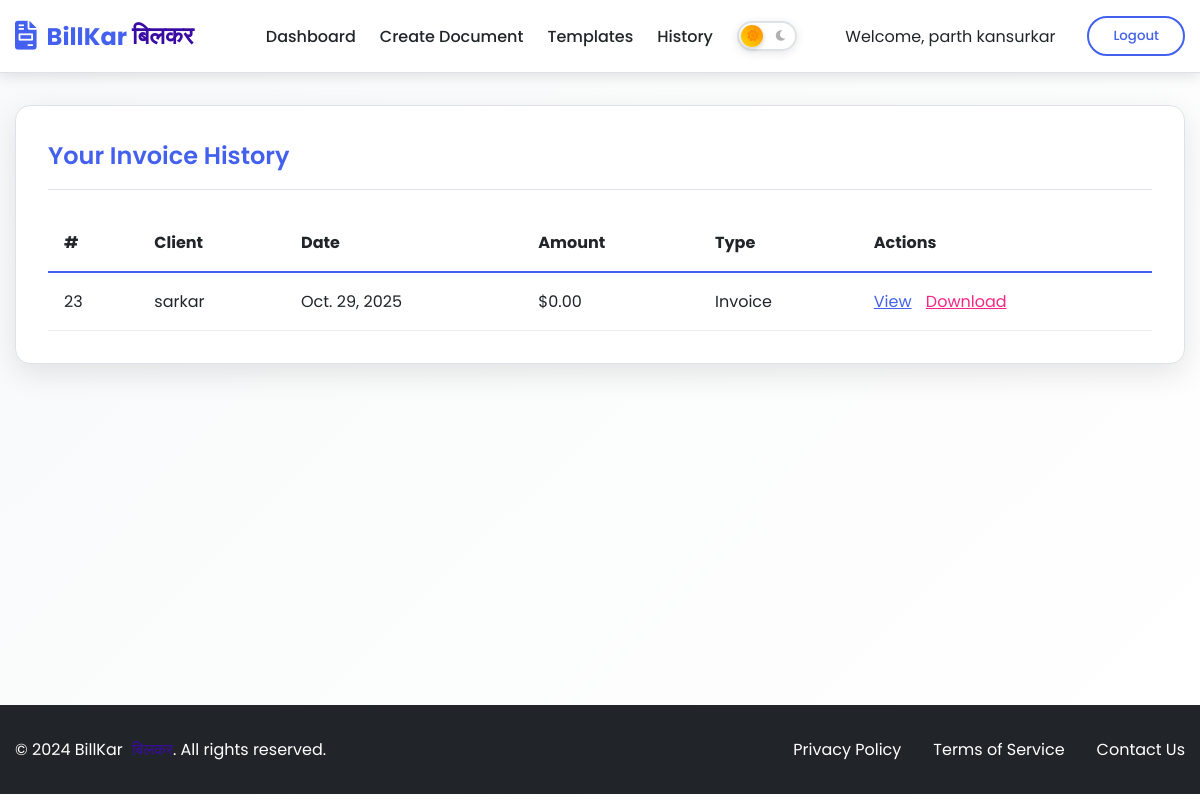
/invoice/history/ (signed in), run on the app's committed database.
### invoice_app/models.py (models this page shows, shortened)
class UserProfile(models.Model):
    user = models.OneToOneField(User, on_delete=models.CASCADE)
    company_name = models.CharField(max_length=255)
    pan_number = models.CharField(max_length=20)
    gst_number = models.CharField(max_length=50, blank=True, null=True)
    phone = models.CharField(max_length=15)
    address = models.TextField()
    logo = models.ImageField(upload_to='company_logos/', blank=True, null=True)
    website = models.URLField(blank=True, null=True)

class Invoice(models.Model):
    user = models.ForeignKey(User, on_delete=models.CASCADE)
    invoice_number = models.CharField(max_length=50)
    date = models.DateField()
    client_name = models.CharField(max_length=255)
    client_email = models.EmailField(blank=True, null=True)
    client_phone = models.CharField(max_length=15, blank=True, null=True)
    client_address = models.TextField(blank=True, null=True)
    subtotal = models.DecimalField(max_digits=10, decimal_places=2, default=0)
    tax_rate = models.DecimalField(max_digits=5, decimal_places=2, default=0)
    tax_amount = models.DecimalField(max_digits=10, decimal_places=2, default=0)
    total = models.DecimalField(max_digits=10, decimal_places=2, default=0)
    notes = models.TextField(blank=True, null=True)
    template_id = models.IntegerField(default=1)
    document_type = models.CharField(max_length=20, choices=[('invoice', 'Invoice'), ('quotation', 'Quotation')], default='invoice')
    created_at = models.DateTimeField(auto_now_add=True)

### invoice_app/views.py (the view)
# urls.py: path('invoice/history/', views.invoice_history, name='invoice_history'),
@login_required
def invoice_history(request):
    invoices = Invoice.objects.filter(user=request.user).order_by('-created_at')
    return render(request, 'invoice_history.html', {'invoices': invoices})

### invoice_app/templates/invoice_history.html (shortened to what this page needs)
{% extends 'base.html' %}
{% block content %}
<div class="card fade-in">
    <div class="card-header">
        <h2 class="card-title">Your Invoice History</h2>
    </div>
    <div style="overflow-x: auto;">
        <table style="width: 100%; border-collapse: collapse;">
            <thead>
                <tr style="border-bottom: 2px solid var(--primary);">
                    <th style="padding: 1rem; text-align: left;">{{ document_type|title }} #</th>
                    <th style="padding: 1rem; text-align: left;">Client</th>
                    <th style="padding: 1rem; text-align: left;">Date</th>
                    <th style="padding: 1rem; text-align: left;">Amount</th>
                    <th style="padding: 1rem; text-align: left;">Type</th>
                    <th style="padding: 1rem; text-align: left;">Actions</th>
                </tr>
            </thead>
            <tbody>
                {% for invoice in invoices %}
                <tr style="border-bottom: 1px solid #eee;">
                    <td style="padding: 1rem;">{{ invoice.invoice_number }}</td>
                    <td style="padding: 1rem;">{{ invoice.client_name }}</td>
                    <td style="padding: 1rem;">{{ invoice.date }}</td>
                    <td style="padding: 1rem;">${{ invoice.total }}</td>
                    <td style="padding: 1rem;">{{ invoice.document_type|title }}</td>
                    <td style="padding: 1rem;">
                        <a href="#" style="color: var(--primary); margin-right: 10px;">View</a>
                        <a href="#" style="color: var(--warning);">Download</a>
                    </td>
                </tr>
                {% empty %}
                <tr>
                    <td colspan="6" style="padding: 2rem; text-align: center;">No invoices found.</td>
                </tr>
                {% endfor %}
            </tbody>
        </table>
    </div>
</div>
{% endblock %}

### invoice_app/templates/base.html (shortened to what this page needs)
<!DOCTYPE html>
<html lang="en">
<head>
    <link rel="stylesheet" href="https://cdnjs.cloudflare.com/ajax/libs/font-awesome/6.0.0/css/all.min.css">
</head>
<body data-theme="light">
    <header>
        <div class="container">
            <nav class="navbar">
                <a href="{% url 'landing' %}" class="logo">
                    <i class="fas fa-file-invoice"></i>
                    BillKar <span class="hindi-text">बिलकर</span>
                </a>
                <ul class="nav-links">
                    {% if user.is_authenticated %}
                        <li><a href="{% url 'dashboard' %}">Dashboard</a></li>
                        <li><a href="{% url 'document_choice' %}">Create Document</a></li>
                        <li><a href="{% url 'template_selection' %}">Templates</a></li>
                        <li><a href="#">History</a></li>
                    {% else %}
                        <li><a href="{% url 'login' %}">Login</a></li>
                        <li><a href="{% url 'register' %}">Sign Up</a></li>
                        <li><a href="#features">Features</a></li>
                        <li><a href="#about">About</a></li>
                    {% endif %}
                    <li class="theme-toggle-container">
                        <div class="theme-toggle" id="themeToggle">
                            <div class="theme-toggle-icons">
                                <i class="fas fa-sun sun"></i>
                                <i class="fas fa-moon moon"></i>
                            </div>
                        </div>
                    </li>
                </ul>
                <div class="auth-buttons">
                    {% if user.is_authenticated %}
                        {% if user.userprofile.company_name %}
                            <span style="margin-right: 1rem;">Welcome, {{ user.userprofile.company_name }}</span>
                        {% else %}
                            <span style="margin-right: 1rem;">Welcome, {{ user.username }}</span>
                        {% endif %}
                        <form method="POST" action="{% url 'logout' %}" style="display: inline;">
                            <button type="submit" class="btn btn-outline">Logout</button>
                        </form>
                    {% else %}
                        <a href="{% url 'login' %}" class="btn btn-outline">Login</a>
                        <a href="{% url 'register' %}" class="btn btn-primary">Sign Up</a>
                    {% endif %}
                </div>
            </nav>
        </div>
    </header>
    <main>
        <div class="container">
            {% block content %}
            {% endblock %}
        </div>
    </main>
    <footer>
        <div class="container">
            <div class="footer-content">
                <p>&copy; 2024 BillKar <span class="hindi-text">बिलकर</span>. All rights reserved.</p>
                <div class="footer-links">
                    <a href="#">Privacy Policy</a>
                    <a href="#">Terms of Service</a>
                    <a href="#">Contact Us</a>
                </div>
            </div>
        </div>
    </footer>
</body>
</html>

### invoice_app/templates/base.html (style rules this page uses)
:root { --primary: #4361ee; --secondary: #3a0ca3; --success: #4cc9f0; --warning: #f72585; --light: #f8f9fa; --dark: #212529; --gray: #6c757d; --bg-color: #f8f9fa; --text-color: #212529; --card-bg: #ffffff; --header-bg: #ffffff; --border-color: #dee2e6; --shadow-color: rgba(0, 0, 0, 0.1); }
* { margin: 0; padding: 0; box-sizing: border-box; font-family: 'Poppins', sans-serif; transition: background-color 0.3s ease, color 0.3s ease, border-color 0.3s ease; }
body { background: var(--bg-color); color: var(--text-color); min-height: 100vh; }
body::before { content: ''; position: fixed; top: 0; left: 0; width: 100%; height: 100%; background: linear-gradient(135deg, var(--bg-color) 0%, var(--card-bg) 100%); z-index: -1; }
.container { width: 100%; max-width: 1200px; margin: 0 auto; padding: 0 15px; }
header { background: var(--header-bg); box-shadow: 0 4px 12px var(--shadow-color); position: sticky; top: 0; z-index: 1000; border-bottom: 1px solid var(--border-color); }
.navbar { display: flex; justify-content: space-between; align-items: center; padding: 1rem 0; }
.logo { display: flex; align-items: center; font-size: 1.5rem; font-weight: 700; color: var(--primary); text-decoration: none; }
.logo i { margin-right: 10px; font-size: 1.8rem; }
.hindi-text { font-family: 'Arial Unicode MS', 'Nirmala UI', sans-serif; margin-left: 5px; color: var(--secondary); }
.nav-links { display: flex; list-style: none; align-items: center; }
.nav-links li { margin-left: 1.5rem; }
.nav-links a { text-decoration: none; color: var(--text-color); font-weight: 500; transition: color 0.3s; position: relative; }
.nav-links a::after { content: ''; position: absolute; width: 0; height: 2px; bottom: -5px; left: 0; background-color: var(--primary); transition: width 0.3s; }
.theme-toggle-container { display: flex; align-items: center; margin-left: 1rem; }
.theme-toggle { position: relative; width: 60px; height: 30px; background: var(--card-bg); border: 2px solid var(--border-color); border-radius: 50px; cursor: pointer; transition: all 0.3s ease; box-shadow: 0 2px 10px var(--shadow-color); }
.theme-toggle::before { content: ''; position: absolute; top: 2px; left: 2px; width: 22px; height: 22px; background: linear-gradient(45deg, #ffd700, #ff8c00); border-radius: 50%; transition: all 0.3s cubic-bezier(0.68, -0.55, 0.265, 1.55); box-shadow: 0 2px 5px rgba(0, 0, 0, 0.2); }
.theme-toggle-icons { position: absolute; top: 50%; transform: translateY(-50%); width: 100%; display: flex; justify-content: space-between; padding: 0 8px; pointer-events: none; }
.theme-toggle-icons i { font-size: 12px; transition: all 0.3s ease; }
.theme-toggle-icons .sun { color: #ff8c00; }
.theme-toggle-icons .moon { color: #b0b0b0; }
.auth-buttons { display: flex; gap: 1rem; align-items: center; }
.btn { padding: 0.5rem 1.5rem; border-radius: 50px; font-weight: 500; cursor: pointer; transition: all 0.3s; border: none; text-decoration: none; display: inline-block; text-align: center; }
.btn-outline { background: transparent; color: var(--primary); border: 2px solid var(--primary); }
main { padding: 2rem 0; min-height: calc(100vh - 200px); }
.card { background: var(--card-bg); border-radius: 15px; box-shadow: 0 10px 30px var(--shadow-color); padding: 2rem; margin-bottom: 2rem; transition: transform 0.3s, box-shadow 0.3s; border: 1px solid var(--border-color); }
.card-header { margin-bottom: 1.5rem; padding-bottom: 1rem; border-bottom: 1px solid var(--border-color); }
.card-title { font-size: 1.5rem; font-weight: 600; color: var(--primary); }
footer { background: var(--dark); color: white; padding: 2rem 0; margin-top: 2rem; }
.footer-content { display: flex; justify-content: space-between; align-items: center; }
.footer-links { display: flex; gap: 2rem; }
.footer-links a { color: white; text-decoration: none; transition: color 0.3s; }
.fade-in { animation: fadeIn 0.5s ease-out; }
table { background: var(--card-bg); color: var(--text-color); border-color: var(--border-color); }
th, td { border-color: var(--border-color) !important; color: var(--text-color) !important; }

### data on the page
Invoice: invoice_number "23", client_name "sarkar", date "Oct. 29, 2025", total "0.00", document_type "Invoice"

### other printed values
{{ user.userprofile.company_name }} "parth kansurkar"
